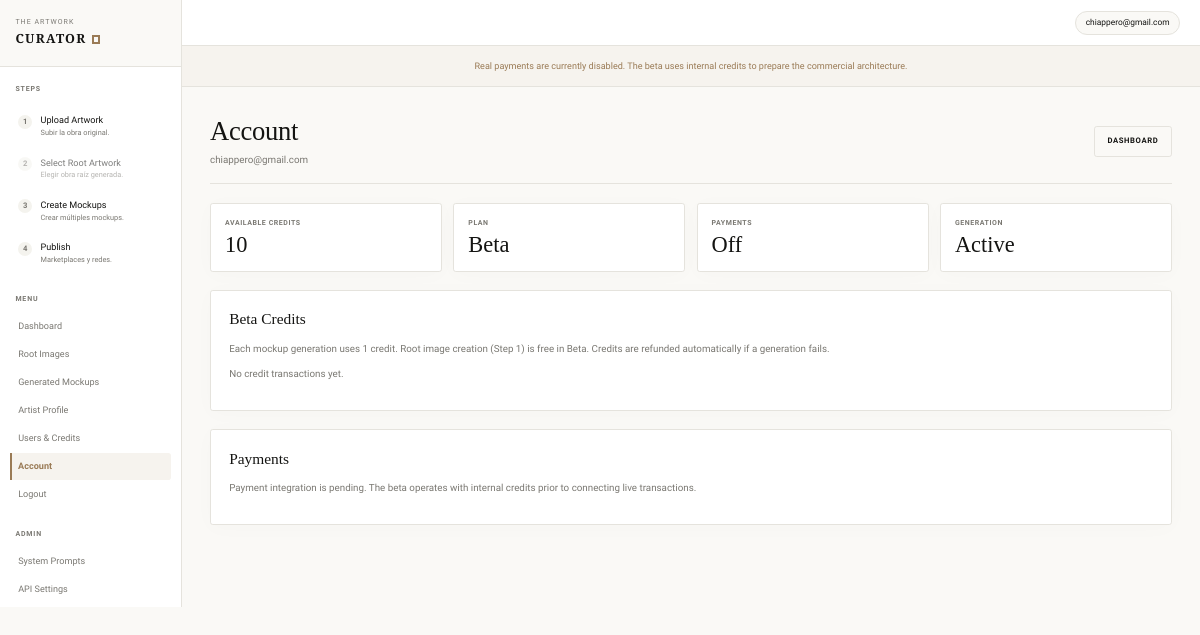
Page /account.php (signed in) on the earlier database version.
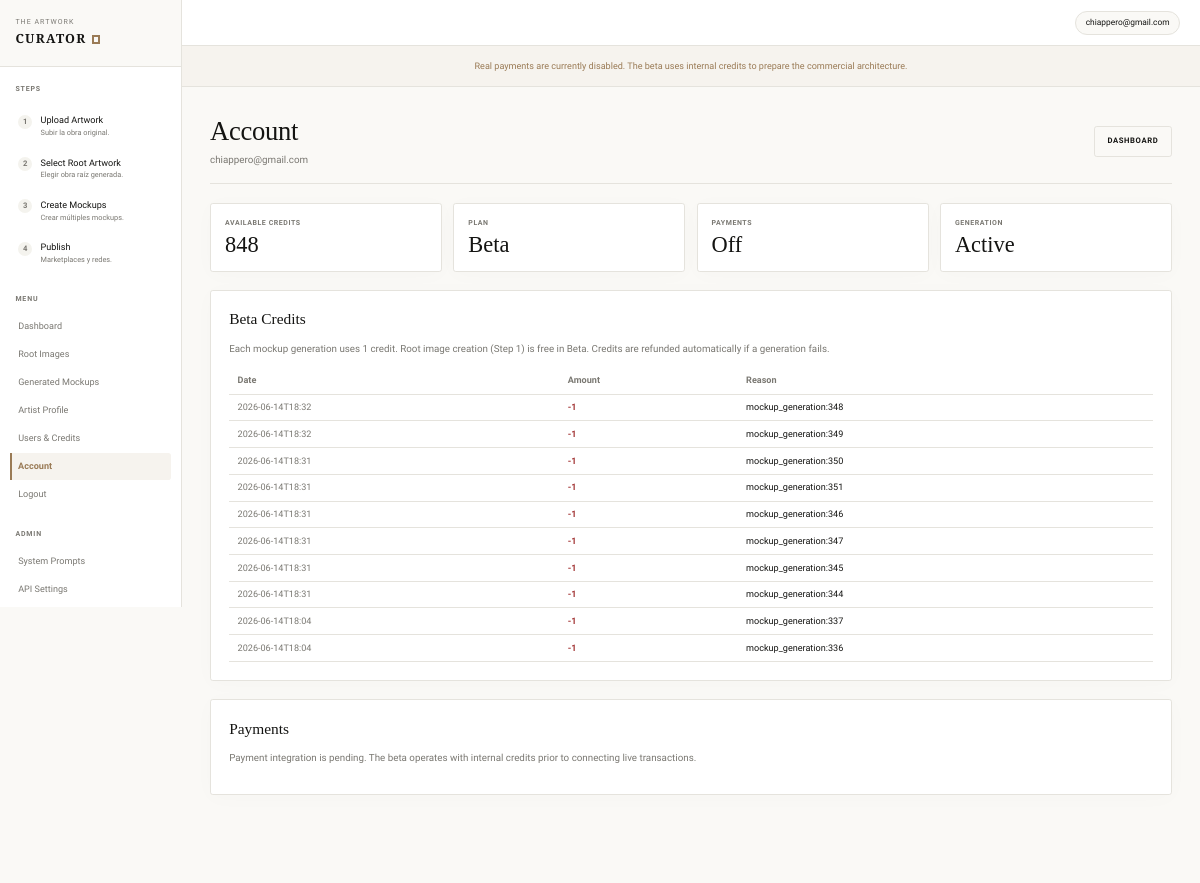
Same page on the later database version.
### tables this page shows
CREATE TABLE users (
                id INTEGER PRIMARY KEY AUTOINCREMENT,
                email TEXT NOT NULL UNIQUE,
                password_hash TEXT NOT NULL,
                name TEXT NOT NULL DEFAULT '',
                credits INTEGER NOT NULL DEFAULT 10,
                created_at TEXT NOT NULL,
                updated_at TEXT NOT NULL
            , is_admin INTEGER NOT NULL DEFAULT 0);

CREATE TABLE credit_transactions (
                id INTEGER PRIMARY KEY AUTOINCREMENT,
                user_id INTEGER NOT NULL,
                amount INTEGER NOT NULL,
                reason TEXT NOT NULL,
                created_at TEXT NOT NULL,
                FOREIGN KEY (user_id) REFERENCES users(id) ON DELETE CASCADE
            );

### app/Support/Auth.php (called while the page is built, shortened)
<?php
class Auth
{
    public static function user(): ?array
    {
        $id = (int)($_SESSION['user_id'] ?? 0);
        $stmt = Database::connection()->prepare('SELECT id, email, name, credits, is_admin, created_at FROM users WHERE id = :id');
        $stmt->execute(['id' => $id]);
        $user = $stmt->fetch();
        return is_array($user) ? $user : null;
    }
    public static function requireUser(): array
    {
        $user = self::user();
        return $user;
    }
    public static function isAdmin(?array $user = null): bool
    {
        $user = $user ?: self::user();
        $emails = array_filter(array_map(
            fn(string $email): string => strtolower(trim($email)),
            explode(',', defined('ADMIN_EMAILS') ? ADMIN_EMAILS : '')
        ));
        return (int)($user['is_admin'] ?? 0) === 1 ||
            in_array(strtolower((string)($user['email'] ?? '')), $emails, true);
    }
}

### app/Support/Database.php (called while the page is built, shortened)
<?php
class Database
{
    private static ?PDO $pdo = null;
    public static function connection(): PDO
    {
        if (self::$pdo instanceof PDO) {
            return self::$pdo;
        }
        $storageDir = dirname(__DIR__, 2) . DIRECTORY_SEPARATOR . 'storage';
        self::$pdo = new PDO('sqlite:' . $storageDir . DIRECTORY_SEPARATOR . 'app.sqlite');
        self::$pdo->setAttribute(PDO::ATTR_ERRMODE, PDO::ERRMODE_EXCEPTION);
        self::$pdo->setAttribute(PDO::ATTR_DEFAULT_FETCH_MODE, PDO::FETCH_ASSOC);
        self::$pdo->setAttribute(PDO::ATTR_TIMEOUT, 30);
        self::$pdo->exec('PRAGMA foreign_keys = ON');
        self::$pdo->exec('PRAGMA journal_mode = WAL');
        self::$pdo->exec('PRAGMA synchronous = NORMAL');
        self::$pdo->exec('PRAGMA busy_timeout = 30000');
        self::migrate(self::$pdo);
        return self::$pdo;
    }
    private static function migrate(PDO $pdo): void
    {
        $pdo->exec("
            CREATE TABLE IF NOT EXISTS users (
                id INTEGER PRIMARY KEY AUTOINCREMENT,
                email TEXT NOT NULL UNIQUE,
                password_hash TEXT NOT NULL,
                name TEXT NOT NULL DEFAULT '',
                credits INTEGER NOT NULL DEFAULT 10,
                is_admin INTEGER NOT NULL DEFAULT 0,
                created_at TEXT NOT NULL,
                updated_at TEXT NOT NULL
            )
        ");
        self::addColumnIfMissing($pdo, 'users', 'is_admin', 'INTEGER NOT NULL DEFAULT 0');
        $pdo->exec("
            CREATE TABLE IF NOT EXISTS artworks (
                id INTEGER PRIMARY KEY AUTOINCREMENT,
                user_id INTEGER NOT NULL,
                job_id TEXT NOT NULL UNIQUE,
                root_file TEXT,
                main_file TEXT,
                final_title TEXT NOT NULL DEFAULT '',
                subtitle TEXT NOT NULL DEFAULT '',
                medium TEXT NOT NULL DEFAULT '',
                artwork_year TEXT NOT NULL DEFAULT '',
                series TEXT NOT NULL DEFAULT '',
                status TEXT NOT NULL DEFAULT 'queued',
                width TEXT,
                height TEXT,
                depth TEXT,
                unit TEXT NOT NULL DEFAULT 'cm',
                created_at TEXT NOT NULL,
                updated_at TEXT NOT NULL,
                FOREIGN KEY (user_id) REFERENCES users(id) ON DELETE CASCADE
            )
        ");
        self::addColumnIfMissing($pdo, 'artworks', 'final_title', "TEXT NOT NULL DEFAULT ''");
        self::addColumnIfMissing($pdo, 'artworks', 'subtitle', "TEXT NOT NULL DEFAULT ''");
        self::addColumnIfMissing($pdo, 'artworks', 'medium', "TEXT NOT NULL DEFAULT ''");
        self::addColumnIfMissing($pdo, 'artworks', 'artwork_year', "TEXT NOT NULL DEFAULT ''");
        self::addColumnIfMissing($pdo, 'artworks', 'series', "TEXT NOT NULL DEFAULT ''");
        $pdo->exec("
            CREATE TABLE IF NOT EXISTS mockups (
                id INTEGER PRIMARY KEY AUTOINCREMENT,
                user_id INTEGER NOT NULL,
                artwork_file TEXT NOT NULL,
                mockup_file TEXT NOT NULL,
                context_id TEXT,
                prompt_file TEXT,
                created_at TEXT NOT NULL,
                FOREIGN KEY (user_id) REFERENCES users(id) ON DELETE CASCADE
            )
        ");
        $pdo->exec("
            CREATE TABLE IF NOT EXISTS artist_profiles (
                id INTEGER PRIMARY KEY AUTOINCREMENT,
                user_id INTEGER NOT NULL UNIQUE,
                artist_name TEXT NOT NULL DEFAULT '',
                short_bio TEXT NOT NULL DEFAULT '',
                statement TEXT NOT NULL DEFAULT '',
                visual_language TEXT NOT NULL DEFAULT '',
                materials TEXT NOT NULL DEFAULT '',
                recurring_themes TEXT NOT NULL DEFAULT '',
                palette_notes TEXT NOT NULL DEFAULT '',
                target_audience TEXT NOT NULL DEFAULT '',
                preferred_regions TEXT NOT NULL DEFAULT '',
                preferred_contexts TEXT NOT NULL DEFAULT '',
                forbidden_contexts TEXT NOT NULL DEFAULT '',
                commercial_positioning TEXT NOT NULL DEFAULT '',
                conceptual_keywords TEXT NOT NULL DEFAULT '',
                tone_of_voice TEXT NOT NULL DEFAULT '',
                marketplace_strategy TEXT NOT NULL DEFAULT '',
                social_strategy TEXT NOT NULL DEFAULT '',
                pinterest_strategy TEXT NOT NULL DEFAULT '',
                created_at TEXT NOT NULL,
                updated_at TEXT NOT NULL,
                FOREIGN KEY (user_id) REFERENCES users(id) ON DELETE CASCADE
            )
        ");
        self::addColumnIfMissing($pdo, 'artist_profiles', 'conceptual_keywords', "TEXT NOT NULL DEFAULT ''");
        self::addColumnIfMissing($pdo, 'artist_profiles', 'tone_of_voice', "TEXT NOT NULL DEFAULT ''");
        self::addColumnIfMissing($pdo, 'artist_profiles', 'marketplace_strategy', "TEXT NOT NULL DEFAULT ''");
        self::addColumnIfMissing($pdo, 'artist_profiles', 'social_strategy', "TEXT NOT NULL DEFAULT ''");
        self::addColumnIfMissing($pdo, 'artist_profiles', 'pinterest_strategy', "TEXT NOT NULL DEFAULT ''");
    }
    private static function addColumnIfMissing(PDO $pdo, string $table, string $column, string $definition): void
    {
        $stmt = $pdo->query("PRAGMA table_info({$table})");
        $columns = array_map(fn(array $row): string => (string)$row['name'], $stmt->fetchAll());
    }
}

### account.php (the view, shortened to what the rows shown need)
<?php
$user = Auth::requireUser();
$pdo = Database::connection();
$txStmt = $pdo->prepare("
    SELECT amount, reason, created_at
    FROM credit_transactions
    WHERE user_id = :user_id
    ORDER BY id DESC
    LIMIT 10
");
$txStmt->execute(['user_id' => (int)$user['id']]);
$creditHistory = $txStmt->fetchAll();
function h($v): string
{
    return htmlspecialchars((string)$v, ENT_QUOTES, 'UTF-8');
}
?>
<!doctype html>
<html lang="en">
<head>
    <link rel="stylesheet" href="style.css">
</head>
<body>
<div class="app-shell">
    <main class="main-area">
        <header class="app-header">
            <a class="user-chip" href="account.php"><?= h($user['email']) ?></a>
        </header>
        <div class="workspace">
            <div class="workspace-header">
                <div>
                    <h1>Account</h1>
                    <p><?= h($user['email']) ?></p>
                </div>
            </div>
            <section class="stats">
                <div class="stat-card">
                    <span>Available Credits</span>
                    <strong><?= h($user['credits']) ?></strong>
                </div>
            </section>
            <section class="panel">
                <h2>Beta Credits</h2>
                <?php if ($creditHistory): ?>
                    <table style="width: 100%; border-collapse: collapse; margin-top: 16px; font-size: 13px;">
                        <thead>
                            <tr style="border-bottom: 1px solid var(--line); text-align: left;">
                                <th style="padding: 8px 12px; color: var(--muted); font-weight: 600;">Date</th>
                                <th style="padding: 8px 12px; color: var(--muted); font-weight: 600;">Amount</th>
                                <th style="padding: 8px 12px; color: var(--muted); font-weight: 600;">Reason</th>
                            </tr>
                        </thead>
                        <tbody>
                            <?php foreach ($creditHistory as $tx): ?>
                                <tr style="border-bottom: 1px solid var(--line);">
                                    <td style="padding: 8px 12px; color: var(--muted);"><?= h(substr((string)$tx['created_at'], 0, 16)) ?></td>
                                    <td style="padding: 8px 12px; font-weight: 600; color: <?= (int)$tx['amount'] > 0 ? 'var(--accent)' : 'var(--danger, #c0392b)' ?>;">
                                        <?= (int)$tx['amount'] > 0 ? '+' . h($tx['amount']) : h($tx['amount']) ?>
                                    </td>
                                    <td style="padding: 8px 12px; color: var(--ink);"><?= h($tx['reason']) ?></td>
                                </tr>
                            <?php endforeach; ?>
                        </tbody>
                    </table>
                <?php else: ?>
                    <p style="color: var(--muted); margin-top: 12px;">No credit transactions yet.</p>
                <?php endif; ?>
            </section>
            <section class="panel">
                <h2>Payments</h2>
            </section>
        </div>
    </main>
</div>
</body>
</html>

Differences in the rows shown:
changed users "chiappero@gmail.com": credits "10" → "848"
added credit_transactions: created_at "2026-06-14T18:32", amount "-1", reason "mockup_generation:348"
added credit_transactions: created_at "2026-06-14T18:32", amount "-1", reason "mockup_generation:349"
added credit_transactions: created_at "2026-06-14T18:31", amount "-1", reason "mockup_generation:350"
added credit_transactions: created_at "2026-06-14T18:31", amount "-1", reason "mockup_generation:351"
added credit_transactions: created_at "2026-06-14T18:31", amount "-1", reason "mockup_generation:346"
added credit_transactions: created_at "2026-06-14T18:31", amount "-1", reason "mockup_generation:347"
added credit_transactions: created_at "2026-06-14T18:31", amount "-1", reason "mockup_generation:345"
added credit_transactions: created_at "2026-06-14T18:31", amount "-1", reason "mockup_generation:344"
added credit_transactions: created_at "2026-06-14T18:04", amount "-1", reason "mockup_generation:337"
added credit_transactions: created_at "2026-06-14T18:04", amount "-1", reason "mockup_generation:336"
Other differences:
text no longer shown: "No credit transactions yet."
text now shown: "Date Amount Reason"
